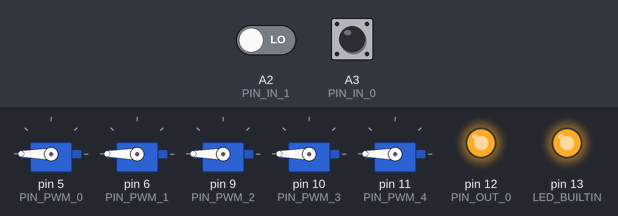
Recording of a sketch running on a simulated Arduino Uno, built with avr-gcc and run on an emulated ATmega328P. On the bench: 5 × servo, output pins drawn as LEDs (lit = HIGH). The test bench sets the inputs (shaded band); at power-on: A2 (PIN_IN_1) LOW, A3 (PIN_IN_0) HIGH.

Above: at 0.05 s.
At 3.95 s:
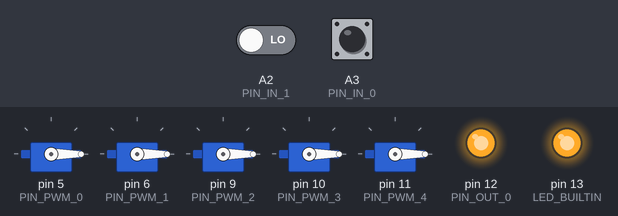
Timing chart, 0 to 4.6 s (numbered marks = the images above):
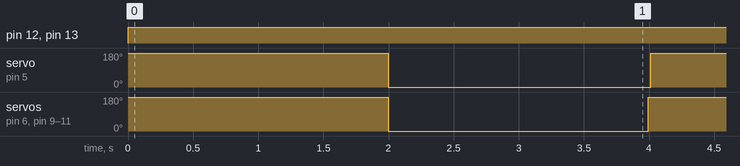

Measured:
- by itself, pin 12 (PIN_OUT_0), pin 13 (LED_BUILTIN): LOW → HIGH at 0.00 s
- by itself, servo on pin 5 (PIN_PWM_0), servo on pin 6 (PIN_PWM_1), servo on pin 9 (PIN_PWM_2), servo on pin 10 (PIN_PWM_3), servo on pin 11 (PIN_PWM_4): alternates 180° for 2.0 s and 0° for 2.0 s

The sketch:

test_board.ino
```cpp
#include "Timer.h"
#include <Servo.h>

#define SERIAL_BAUDRATE 9600

#define PERIOD_IN_MS 20
#define INI_SERVO_PWM 1500

#define PIN_PWM_0   5
#define PIN_PWM_1   6
#define PIN_PWM_2   9
#define PIN_PWM_3  10
#define PIN_PWM_4  11

#define PIN_OUT_0  12

#define PIN_IN_0   A3
#define PIN_IN_1   A2
#define PIN_IN_2   A1
#define PIN_IN_3   A0

Timer timer = Timer(PERIOD_IN_MS);
uint16_t loop_count = 0;

Servo servo[5];
uint16_t pwm[5] = {INI_SERVO_PWM, INI_SERVO_PWM, INI_SERVO_PWM, INI_SERVO_PWM, INI_SERVO_PWM};
uint16_t pwm_min[5] = { 900,  900,  900,  900,  900};
uint16_t pwm_max[5] = {2100, 2100, 2100, 2100, 2100};

void setup() {

  Serial.begin(SERIAL_BAUDRATE);
  Serial.setTimeout(5);
  while (!Serial) { ; }  // Wait for serial port to connect

  pinMode(LED_BUILTIN, OUTPUT);
  pinMode(PIN_OUT_0, OUTPUT);

  pinMode(PIN_IN_0, INPUT_PULLUP);
  pinMode(PIN_IN_1, INPUT);
  pinMode(PIN_IN_2, INPUT);
  pinMode(PIN_IN_3, INPUT);

  servo[0].attach(PIN_PWM_0, pwm_min[0], pwm_max[0]);
  servo[1].attach(PIN_PWM_1, pwm_min[1], pwm_max[1]);
  servo[2].attach(PIN_PWM_2, pwm_min[2], pwm_max[2]);
  servo[3].attach(PIN_PWM_3, pwm_min[3], pwm_max[3]);
  servo[4].attach(PIN_PWM_4, pwm_min[4], pwm_max[4]);

  timer.begin();
}

void loop() {

  bool any_digital_in = digitalRead(PIN_IN_0) && digitalRead(PIN_IN_1) && digitalRead(PIN_IN_2) && digitalRead(PIN_IN_3);
  digitalWrite(LED_BUILTIN, !any_digital_in);

  for (int i = 0; i < 5; i++) {
    if (loop_count < 100) {
      pwm[i] = pwm_max[i];
    } else if (loop_count < 200) {
      pwm[i] = pwm_min[i];
    } else {
      loop_count = 0;
    }
    servo[i].writeMicroseconds(pwm[i]);
  }
  digitalWrite(PIN_OUT_0, !any_digital_in);

  loop_count++;
  timer.sleep();
}
```

Timer.h
```cpp
// Simple class that helps to keep frequency loop constant,
// sleeping for the remaining time
// freal@us.es
#ifndef TIMER_H
#define TIMER_H

class Timer {
public:

  Timer(uint16_t period_in_ms) {
    period_in_ms_ = period_in_ms;
    last_loop_time_ms_ = 0;
  }

  void begin() {
    last_loop_time_ms_ = millis();
  }

  void sleep() {
    unsigned long elapsed_ms;
    unsigned long current_time_ms = millis();
    if (current_time_ms < last_loop_time_ms_) {
      // millis (32 bits) has overflown (happens every ~50 days)
      elapsed_ms = 2^32 - 1 - last_loop_time_ms_;
      elapsed_ms += current_time_ms;
    } else {
      elapsed_ms = current_time_ms - last_loop_time_ms_;
    }

    if (elapsed_ms < period_in_ms_) {
      delay(period_in_ms_ - elapsed_ms);
    }

    last_loop_time_ms_ = millis();
  }

protected:

  uint16_t period_in_ms_;
  unsigned long last_loop_time_ms_;
};

#endif  // TIMER_H
```
